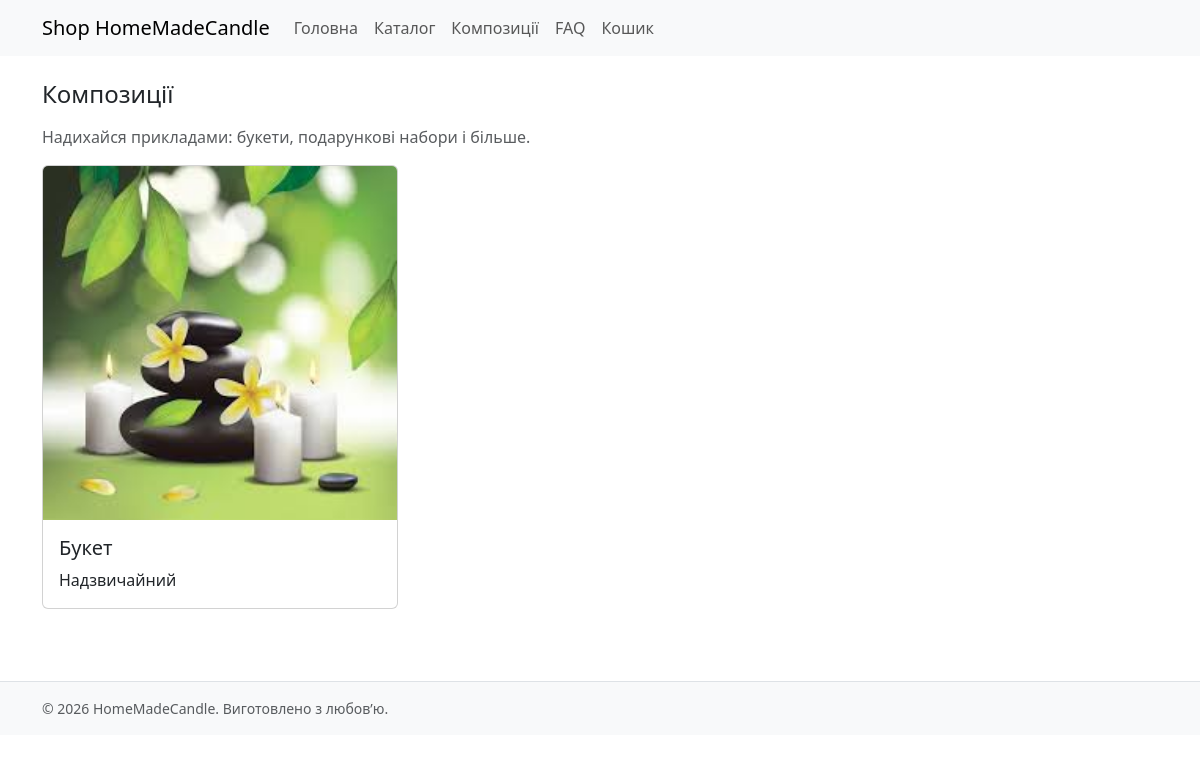
The page /compositions on the database its author committed.
### models.py (models this page shows)
class Composition(db.Model):
    id = db.Column(db.Integer, primary_key=True)
    title = db.Column(db.String(120), nullable=False)
    description = db.Column(db.Text)
    image = db.Column(db.String(255))   # шлях до фото (filename)
    is_active = db.Column(db.Boolean, default=True)
    created_at = db.Column(db.DateTime, default=datetime.utcnow)

### blueprints/public/routes.py (the view)
@bp.route("/compositions")
def compositions():
    compositions = Composition.query.filter_by(is_active=True).order_by(Composition.created_at.desc()).all()
    return render_template("public/compositions.html", compositions=compositions)

### templates/public/compositions.html
{% extends "base.html" %}
{% block content %}
<div class="container">
  <h1 class="h4 mb-3">Композиції</h1>
  <p class="text-muted">Надихайся прикладами: букети, подарункові набори і більше.</p>
  <div class="row">
    {% for comp in compositions %}
      <div class="col-12 col-md-6 col-lg-4 mb-4">
        <div class="card h-100">
          {% if comp.image %}
          <img src="{{ url_for('static', filename='img/uploads/' ~ comp.image) }}" class="card-img-top img-fluid" alt="{{ comp.title }}">
          {% endif %}
          <div class="card-body">
            <h5 class="card-title">{{ comp.title }}</h5>
            <p class="card-text">{{ comp.description }}</p>
          </div>
        </div>
      </div>
    {% else %}
      <p>Наразі немає композицій.</p>
    {% endfor %}
  </div>
</div>
{% endblock %}

### static/css/main.css (style rules this page uses)
body { font-family: system-ui, -apple-system, Segoe UI, Roboto, sans-serif; }
.card-img-top { object-fit: cover; }

### rows shown on the page
Composition: image (picture), title "Букет", description "Надзвичайний"

### other values the page prints
{{ 2026 }} "2026"
